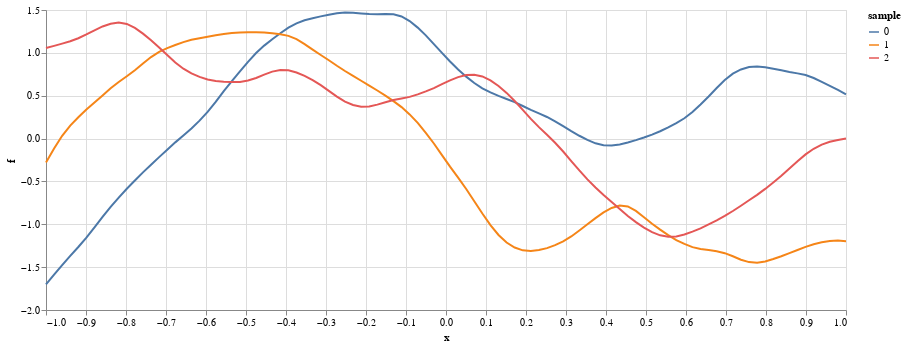

This figure's notebook cell:
### Markdown cell above
We can see that there are many wasted measurements in locations where we are reasonably sure the maximum is not located.
In addition it is still difficult to be sure where the chimney is.

How can we do better?

## Bayesian optimisation
This is where Bayesian optimisation comes in.

Bayesian optimisation (BO) requires:
- a prior on the underlying function to be optimised (some understanding of how houses are buried)
- a prior on the measurement error (some understanding of how good Rudolph is at measuring depth)

Using some underlying theory, Bayesian optimisation then iterates around the following loop:
- choose the next measurement location so as to minimise the total number of measurements required (the acquisition function)
- ask the black-box function for a noisy measurement at that location
- update its model of the underlying function and measurement error (computes a posterior given prior and data)

Some stopping criterion is used to avoid iterating indefinitely.
Bayesian optimisation returns the posterior for the underlying function to use as you see fit.
In particular you may wish to obtain a posterior over the location of the maximum of the function.

## Optimisation guessing game
However, before we try Bayesian optimisation, we will try to optimise a black-box function ourselves.
Your task will be to find the maximum of the underlying function using as few function evaluations as possible.

Unfortunately we do not have a suitable Bayesian model for house skylines so we will use a Gaussian process prior on functions instead.
Some typical functions are shown below to give you an idea how the prior behaves.

### Code cell
blackbox1 = bb.GPBlackBox(ndim=1)
xx = blackbox1.xgrid(npoints=100)[:, 0]
prior_samples = pd.concat([
    pd.DataFrame(dict(x=xx, f=bb.prior_draw(blackbox1.kernel, xx), sample=s))
    for s in range(3)])
prior_chart = (
    alt.Chart(prior_samples)
    .mark_line()
    .encode(x='x', y='f', color='sample:N'))
prior_chart.properties(width=800, height=300)

### Figure 1 — Vega-Lite specification as saved in the notebook (floating-point values rounded to 4 significant figures; data arrays with more than 128 entries replaced by an {"elided": "..."} marker saying what was removed)
{"config": {"view": {"continuousWidth": 400, "continuousHeight": 300}}, "data": {"name": "data-483355950d3f39f93da0482e5ba07d36"}, "mark": "line", "encoding": {"color": {"type": "nominal", "field": "sample"}, "x": {"type": "quantitative", "field": "x"}, "y": {"type": "quantitative", "field": "f"}}, "height": 300, "width": 800, "$schema": "https://vega.github.io/schema/vega-lite/v4.8.1.json", "datasets": {"data-483355950d3f39f93da0482e5ba07d36": {"elided": "300 records"}}}
